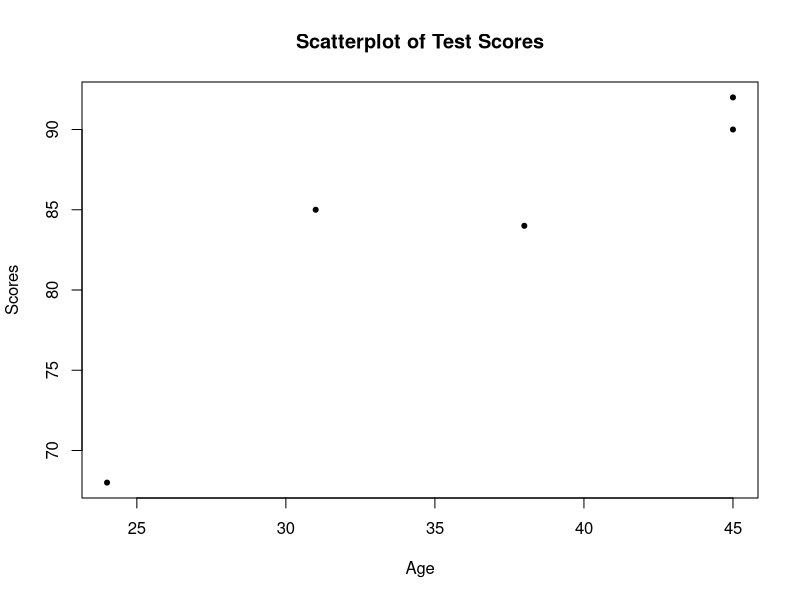
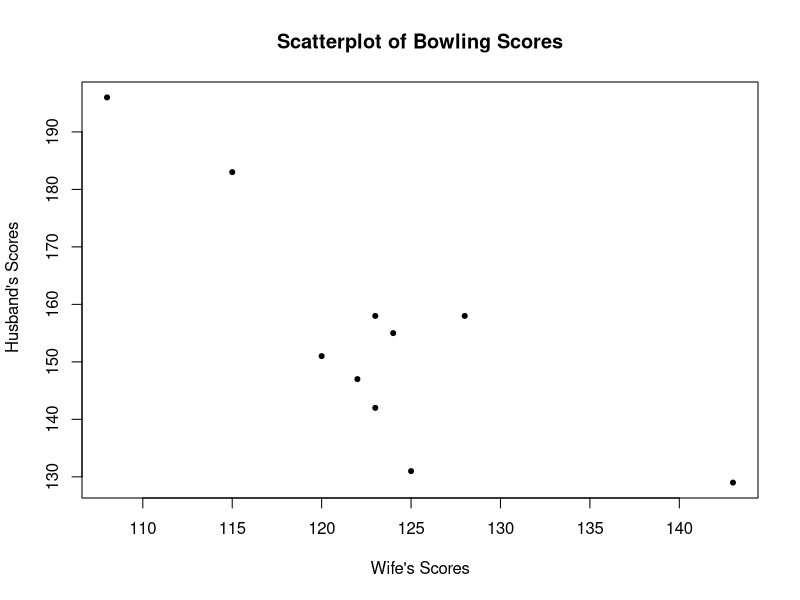
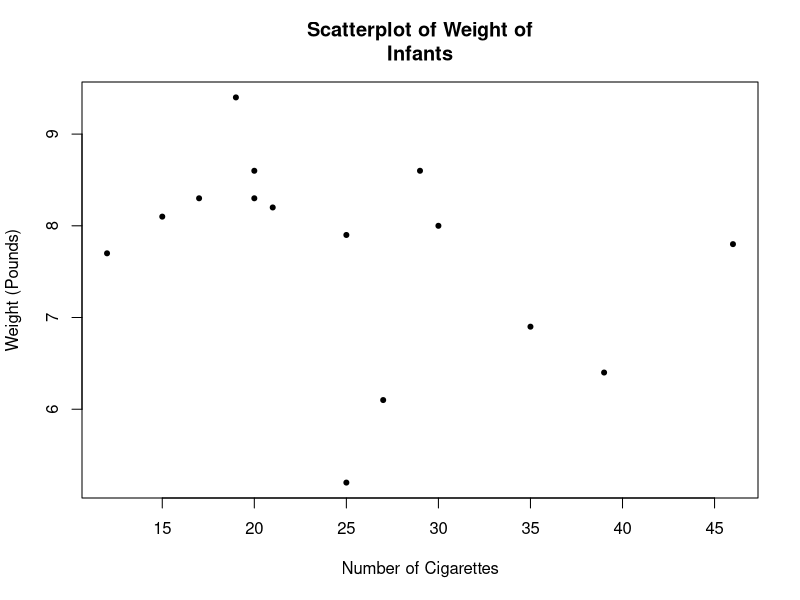

Reproduce these figures in R, in order.
## ---- chunk 1
knitr::opts_chunk$set(echo = TRUE)
## ---- chunk 2

Age <- c(24, 31, 38, 45, 45)
Score <- c(68, 85, 84, 92, 90)
plot(Score ~ Age, pch = 20, main = "Scatterplot of Test Scores", ylab = "Scores", xlab="Age")

## ---- chunk 3

## ---- chunk 4
Husband <- c(147, 158, 131, 142, 183, 151, 196, 129, 155, 158)
Wife <- c(122, 128, 125, 123, 115, 120, 108, 143, 124, 123)
plot(Husband ~ Wife, pch = 20, main = "Scatterplot of Bowling Scores", ylab = " Husband's Scores", xlab="Wife's Scores")
## ---- chunk 5
R <- 9999
reps <- numeric(R)
# Calculate the observed Spearman rank correlation
spearmancorr <- cor(Husband, Wife, method = "spearman")
spearmancorr
## ---- chunk 6
for (i in 1:R) {
x <- Husband
y <- sample(Wife, replace = FALSE)
reps[i] <- cor(y, x, method = "spearman")
}
pvalue <- mean(c(spearmancorr, reps) <= spearmancorr)
pvalue

## If you rerun the program, you will NOT necessarily get the same p-value
twotailedpvalue = 2*pvalue
twotailedpvalue
## ---- chunk 7
Cigarette <- c(12, 15, 35, 21, 20, 17, 19, 46, 20, 25, 39, 25, 30, 27, 29)

Weight <- c(7.7, 8.1, 6.9, 8.2, 8.6, 8.3, 9.4, 7.8, 8.3, 5.2, 6.4, 7.9, 8.0, 6.1, 8.6)

plot(Weight ~ Cigarette, pch = 20, main = "Scatterplot of Weight of
Infants", ylab = "Weight (Pounds)", xlab="Number of Cigarettes")
## ---- chunk 8
cor(Cigarette, Weight, method = "kendall")
## ---- chunk 9
cor.test(Cigarette, Weight, alternative = "less", method = "kendall", use = "complete.obs")
